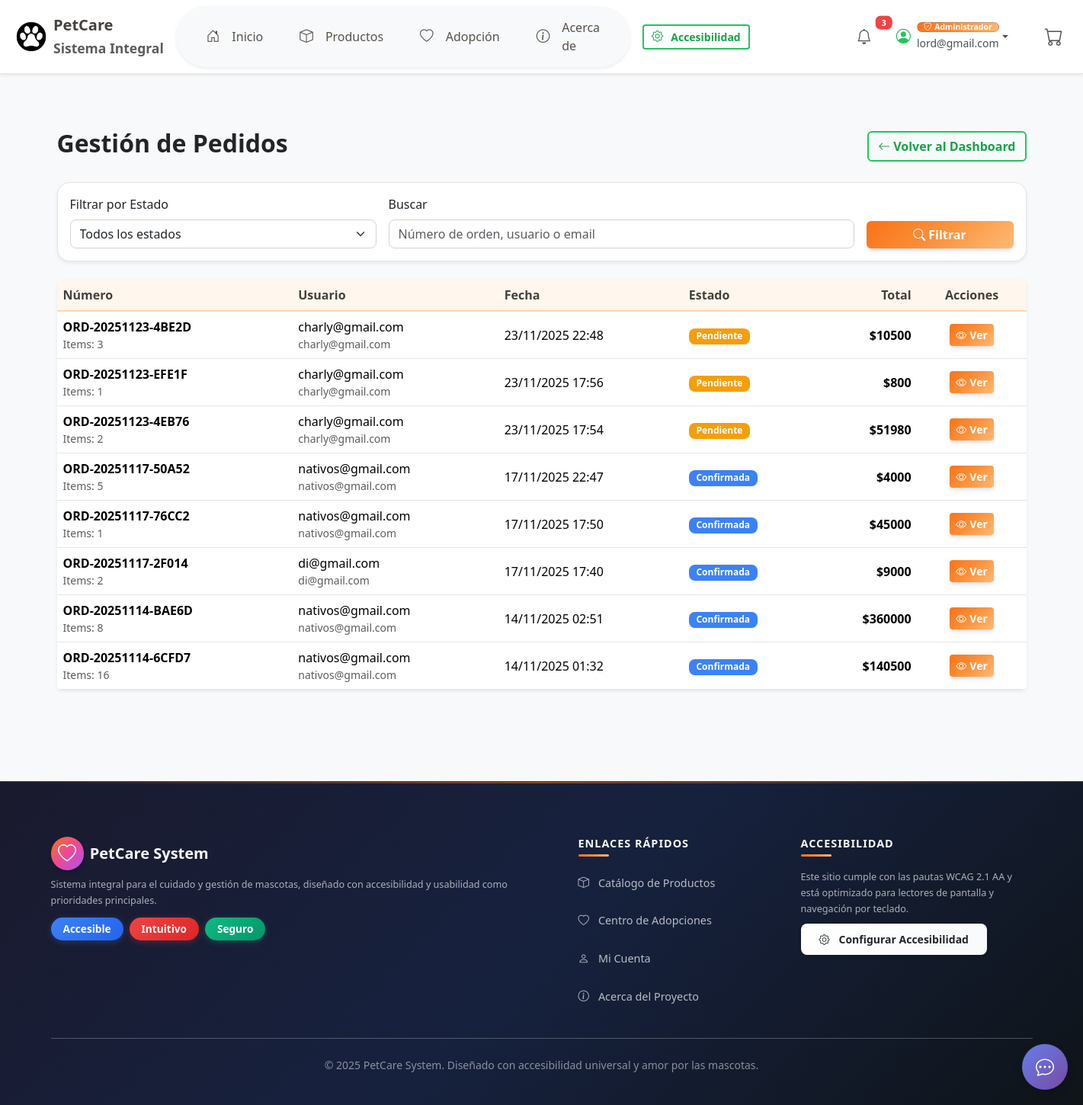
Page /orders/admin/ (signed in) on the committed database.
### orders/models.py (models this page shows, shortened)
class Order(models.Model):
    user = models.ForeignKey(
        settings.AUTH_USER_MODEL,
        on_delete=models.CASCADE,
        related_name='orders',
        verbose_name=_("Usuario")
    )
    order_number = models.CharField(
        _("Número de Orden"),
        max_length=20,
        unique=True,
        db_index=True,
        editable=False
    )
    status = models.CharField(
        _("Estado"),
        max_length=20,
        choices=OrderStatus.choices,
        default=OrderStatus.PENDING
    )
    total = models.DecimalField(
        _("Total"),
        max_digits=10,
        decimal_places=2,
        default=0
    )
    shipping_address = models.TextField(
        _("Dirección de Envío"),
        max_length=500,
        blank=True
    )
    shipping_city = models.CharField(
        _("Ciudad"),
        max_length=100,
        blank=True
    )
    shipping_postal_code = models.CharField(
        _("Código Postal"),
        max_length=20,
        blank=True
    )
    notes = models.TextField(
        _("Notas"),
        max_length=500,
        blank=True
    )
    created_at = models.DateTimeField(_("Fecha de Creación"), auto_now_add=True)
    updated_at = models.DateTimeField(_("Fecha de Actualización"), auto_now=True)
    class Meta:
        ordering = ['-created_at']
        verbose_name = _("Orden")
        verbose_name_plural = _("Órdenes")
    @property
    def total_items(self):
        return sum(item.quantity for item in self.items.all())

class OrderItem(models.Model):
    order = models.ForeignKey(
        Order,
        on_delete=models.CASCADE,
        related_name='items',
        verbose_name=_("Orden")
    )
    product = models.ForeignKey(
        Product,
        on_delete=models.PROTECT,
        related_name='order_items',
        verbose_name=_("Producto")
    )
    quantity = models.PositiveIntegerField(_("Cantidad"), default=1)
    price = models.DecimalField(
        _("Precio Unitario"),
        max_digits=10,
        decimal_places=2
    )
    created_at = models.DateTimeField(_("Fecha de Creación"), auto_now_add=True)
    class Meta:
        ordering = ['created_at']
        verbose_name = _("Item de Orden")
        verbose_name_plural = _("Items de Orden")

### orders/views.py (the view)
# urls.py: path("admin/", views.admin_order_list, name="admin_order_list"),
@staff_member_required
def admin_order_list(request):
    orders = Order.objects.all().select_related('user').prefetch_related('items__product')
    status_filter = request.GET.get('status', '')
    if status_filter:
        orders = orders.filter(status=status_filter)
    search = request.GET.get('search', '')
    if search:
        orders = orders.filter(
            Q(order_number__icontains=search) |
            Q(user__username__icontains=search) |
            Q(user__email__icontains=search)
        )
    paginator = Paginator(orders, 20)
    page_number = request.GET.get('page')
    page_obj = paginator.get_page(page_number)
    context = {
        'orders': page_obj,
        'page_obj': page_obj,
        'status_filter': status_filter,
        'search': search,
        'status_choices': OrderStatus.choices,
    }
    return render(request, 'orders/admin_order_list.html', context)

### templates/orders/admin_order_list.html (shortened to what this page needs)
{% extends "base.html" %}
{% load static %}
{% load humanize %}
{% load i18n %}
{% block content %}
<div class="container my-5">
    <div class="d-flex justify-content-between align-items-center mb-4">
        <h2 class="fw-bold">{% trans "Gestión de Pedidos" %}</h2>
        <a href="{% url 'dashboard:index' %}" class="btn btn-outline-secondary">
            <i class="bi bi-arrow-left me-1"></i>{% trans "Volver al Dashboard" %}
        </a>
    </div>
    <div class="card shadow-sm mb-4">
        <div class="card-body">
            <form method="get" class="row g-3">
                <div class="col-md-4">
                    <label for="status" class="form-label">{% trans "Filtrar por Estado" %}</label>
                    <select name="status" id="status" class="form-select">
                        <option value="">{% trans "Todos los estados" %}</option>
                    </select>
                </div>
                <div class="col-md-6">
                    <label for="search" class="form-label">{% trans "Buscar" %}</label>
                    <input type="text" name="search" id="search" class="form-control"
                           placeholder="{% trans 'Número de orden, usuario o email' %}"
                           value="{{ search }}">
                </div>
                <div class="col-md-2 d-flex align-items-end">
                    <button type="submit" class="btn btn-primary w-100">
                        <i class="bi bi-search me-1"></i>{% trans "Filtrar" %}
                    </button>
                </div>
            </form>
        </div>
    </div>
    {% if orders %}
    <div class="table-responsive shadow-sm bg-white rounded">
        <table class="table table-hover align-middle mb-0">
            <thead class="table-light">
                <tr>
                    <th>{% trans "Número" %}</th>
                    <th>{% trans "Usuario" %}</th>
                    <th>{% trans "Fecha" %}</th>
                    <th>{% trans "Estado" %}</th>
                    <th class="text-end">{% trans "Total" %}</th>
                    <th class="text-center">{% trans "Acciones" %}</th>
                </tr>
            </thead>
            <tbody>
                {% for order in orders %}
                <tr>
                    <td>
                        <div class="fw-bold">{{ order.order_number }}</div>
                        <div class="small text-muted">{% trans "Items:" %} {{ order.total_items }}</div>
                    </td>
                    <td>
                        <div>{{ order.user.username }}</div>
                        <div class="small text-muted">{{ order.user.email }}</div>
                    </td>
                    <td>{{ order.created_at|date:"d/m/Y H:i" }}</td>
                    <td>
                        <span class="badge
                            {% if order.status == 'PENDING' %}bg-warning
                            {% elif order.status == 'CONFIRMED' %}bg-info
                            {% elif order.status == 'PROCESSING' %}bg-primary
                            {% elif order.status == 'SHIPPED' %}bg-secondary
                            {% elif order.status == 'DELIVERED' %}bg-success
                            {% elif order.status == 'CANCELLED' %}bg-danger
                            {% endif %}">
                            {{ order.get_status_display }}
                        </span>
                    </td>
                    <td class="text-end fw-bold">${{ order.total|floatformat:0 }}</td>
                    <td class="text-center">
                        <a href="{% url 'orders:admin_order_detail' order.id %}" class="btn btn-sm btn-primary">
                            <i class="bi bi-eye me-1"></i>{% trans "Ver" %}
                        </a>
                    </td>
                </tr>
                {% endfor %}
            </tbody>
        </table>
    </div>
    {% else %}
    <div class="alert alert-info text-center shadow-sm" role="alert">
        <i class="bi bi-inbox display-1 text-primary"></i>
        <h4 class="alert-heading mt-3">{% trans "No hay pedidos" %}</h4>
        <p>{% trans "No se encontraron pedidos con los filtros seleccionados." %}</p>
    </div>
    {% endif %}
</div>
{% endblock %}

### templates/base.html (shortened to what this page needs)
{% load static %}
{% load i18n %}
{% load cart_tags %}
{% load accounts_tags %}
<!DOCTYPE html>
<html lang="{{ request.LANGUAGE_CODE }}">
<head>
    <link href="https://cdn.jsdelivr.net/npm/bootstrap@5.3.3/dist/css/bootstrap.min.css" rel="stylesheet" />
    <link href="https://cdn.jsdelivr.net/npm/bootstrap-icons@1.11.3/font/bootstrap-icons.css" rel="stylesheet" />
    <link rel="stylesheet" href="{% static 'css/colors.css' %}" />
    <link rel="stylesheet" href="{% static 'css/bootstrap-overrides.css' %}" />
    <link rel="stylesheet" href="{% static 'css/style.css' %}" />
    <link rel="stylesheet" href="{% static 'css/accessibility.css' %}" />
    <link rel="stylesheet" href="{% static 'css/base.css' %}" />
    {% if OPENAI_ENABLED %}
    <link rel="stylesheet" href="{% static 'css/chatbot.css' %}" />
    {% endif %}
</head>
<body class="bg-light">
    {% get_cart as current_cart %}
    <nav class="navbar navbar-expand-lg bg-white shadow-sm p-2 d-none d-lg-block"
        style="position: relative; z-index: 1030;">
        <div class="container-fluid" style="position: relative;">
            <a class="navbar-brand d-flex align-items-center" href="{% url 'home' %}">
                <img src="{% static 'img/png/Icono1.png' %}" alt="PetCare Logo" style="width: 42px" />
                <span class="ms-2">
                    <span class="fw-bold">PetCare</span><br />
                    <small class="text-muted">Sistema Integral</small>
                </span>
            </a>
            <div class="mx-auto rounded-pill bg-light shadow-sm px-4 py-2 d-flex gap-3 align-items-center">
                <a class="nav-link {% if request.resolver_match.url_name == 'home' %}active fw-bold{% endif %} d-flex align-items-center"
                    href="{% url 'home' %}">
                    <i class="bi bi-house-door" aria-hidden="true"></i> <span class="ms-2">Inicio</span>
                </a>
                <a class="nav-link {% if request.resolver_match.app_name == 'catalog' %}active fw-bold{% endif %} d-flex align-items-center"
                    href="{% url 'catalog:product_list' %}">
                    <i class="bi bi-box" aria-hidden="true"></i> <span class="ms-2">Productos</span>
                </a>
                <a class="nav-link {% if request.resolver_match.app_name == 'adoption' %}active fw-bold{% endif %} d-flex align-items-center"
                    href="{% url 'adoption:list'%}">
                    <i class="bi bi-heart" aria-hidden="true"></i> <span class="ms-2">Adopción</span>
                </a>
                <a class="nav-link {% if request.resolver_match.url_name == 'about' %}active fw-bold{% endif %} d-flex align-items-center"
                    href="{% url 'about' %}">
                    <i class="bi bi-info-circle" aria-hidden="true"></i> <span class="ms-2">Acerca de</span>
                </a>
            </div>
            <div class="d-flex align-items-center gap-2 ms-3">
                <a class="btn btn-outline-secondary btn-sm d-flex align-items-center" href="{% url 'accessibility' %}">
                    <i class="bi bi-gear me-1" aria-hidden="true"></i><span>Accesibilidad</span>
                </a>
                <div id="google_translate_element" class="me-2" style="display: block; min-width: 100px; min-height: 30px;"></div>
                {% if request.user.is_authenticated %}
                {% get_unread_notifications_count request.user as unread_count %}
                <a class="nav-link position-relative me-2" href="{% url 'accounts:notifications' %}"
                    aria-label="{% trans 'Ver notificaciones' %}">
                    <i class="bi bi-bell fs-5" aria-hidden="true"></i>
                    {% if unread_count > 0 %}
                    <span class="position-absolute top-0 start-100 translate-middle badge r
                            ounded-pill bg-danger border border-light" style="font-size: 0.65em;">
                        {{ unread_count }}
                    </span>
                    {% endif %}
                </a>
                <div class="dropdown me-3">
                    <a class="d-flex align-items-center text-decoration-none dropdown-toggle" href="#" role="button"
                        id="userDropdown" data-bs-toggle="dropdown" data-bs-auto-close="true" aria-expanded="false"
                        style="color: #495057; cursor: pointer; white-space: nowrap;">
                        <i class="bi bi-person-circle me-2 text-success" style="font-size: 1.2rem;"></i>
                        <div class="d-flex flex-column align-items-start">
                            {% if request.user.is_staff %}
                            <span
                                class="badge bg-primary bg-opacity-10 text-primary border border-primary border-opacity-25 rounded-pill px-2 py-0 mb-1"
                                style="font-size: 0.65rem; font-weight: 600; color: #ffffff !important;">
                                <i class="bi bi-shield-check me-1"></i>Administrador
                            </span>
                            {% endif %}
                            <span class="small" style="font-weight: 500;">{{request.user.email|default:request.user.username }}</span>
                        </div>
                    </a>
                                {% get_unread_notifications_count request.user as unread_count %}
                </div>
                {% endif %}
                <a class="nav-link position-relative ms-2" href="{% url 'cart:cart_detail' %}"
                    aria-label="{% trans 'Ver carrito de compras' %}">
                    <i class="bi bi-cart fs-4" aria-hidden="true"></i>
                </a>
            </div>
        </div>
    </nav>
                            {% get_current_language as LANGUAGE_CODE %}
                            {% get_available_languages as LANGUAGES %}
                            {% get_language_info_list for LANGUAGES as languages %}
    <main class="container py-4">
        {% block content %}{% endblock %}
    </main>
    <footer class="footer-dark text-white mt-5 pt-5 pb-3">
        <div class="container-lg py-4">
            <div class="row gy-4">
                <div class="col-md-6 d-flex flex-column align-items-start">
                    <div class="d-flex align-items-center mb-2">
                        <div class="logo-footer d-flex align-items-center justify-content-center rounded-circle me-2"
                            style="width: 2.7rem; height: 2.7rem; background: var(--gradient-warm); box-shadow: var(--shadow-md);">
                            <i class="bi bi-heart fs-4 text-white" role="img"
                                aria-label="{% trans 'Icono de corazón' %}"></i>
                        </div>
                        <span class="fs-5 fw-bold text-light">PetCare System</span>
                    </div>
                    <p class="mb-2 small text-start">
                    </p>
                    <div class="d-flex gap-2 mt-1">
                        <span class="badge rounded-pill badge-accesible">Accesible</span>
                        <span class="badge rounded-pill badge-intuitivo">Intuitivo</span>
                        <span class="badge rounded-pill badge-seguro">Seguro</span>
                    </div>
                </div>
                <div class="col-md-3 px-lg-5 text-start">
                    <h6 class="fw-bold mb-3 text-light">Enlaces Rápidos</h6>
                    <ul class="list-unstyled">
                        <li><a href="{% url 'catalog:product_list' %}" class="text-decoration-none"><i class="bi bi-box me-1" aria-hidden="true"></i>Catálogo de Productos</a></li>
                        <li><a href="{% url 'adoption:list'%}" class="text-decoration-none"><i class="bi bi-heart me-1" aria-hidden="true"></i>Centro de Adopciones</a></li>
                        <li><a href="{% url 'accounts:profile' %}" class="text-decoration-none"><i class="bi bi-person me-1" aria-hidden="true"></i>Mi Cuenta</a></li>
                        <li><a href="{% url 'about' %}" class="text-decoration-none"><i class="bi bi-info-circle me-1" aria-hidden="true"></i>Acerca del Proyecto</a></li>
                    </ul>
                </div>
                <div class="col-md-3 text-start">
                    <h6 class="fw-bold mb-3 text-light">Accesibilidad</h6>
                    <p class="small mb-2">
                    </p>
                    <a href="{% url 'accessibility' %}" class="btn btn-light shadow-sm btn-sm">
                        <i class="bi bi-gear me-1" aria-hidden="true"></i>Configurar Accesibilidad
                    </a>
                </div>
            </div>
            <hr class="my-4" style="border-color: rgba(255, 255, 255, 0.25);" />
            <div class="text-center small">
                {% now "Y" as current_year %}
            </div>
        </div>
    </footer>
    {% if OPENAI_ENABLED %}
    <div id="chatbot-widget" class="chatbot-widget">
        <div id="chatbot-toggle" class="chatbot-toggle">
            <i class="bi bi-chat-dots"></i>
        </div>
    </div>
    {% endif %}
</body>
</html>

### rows in the picture
Order: order_number "ORD-20251123-4BE2D", total_items "3", user.username "charly@gmail.com", user.email "charly@gmail.com", created_at "23/11/2025 22:48", status "Pendiente", total "10500"
Order: order_number "ORD-20251123-EFE1F", total_items "1", user.username "charly@gmail.com", user.email "charly@gmail.com", created_at "23/11/2025 17:56", status "Pendiente", total "800"
Order: order_number "ORD-20251123-4EB76", total_items "2", user.username "charly@gmail.com", user.email "charly@gmail.com", created_at "23/11/2025 17:54", status "Pendiente", total "51980"
Order: order_number "ORD-20251117-50A52", total_items "5", user.username "nativos@gmail.com", user.email "nativos@gmail.com", created_at "17/11/2025 22:47", status "Confirmada", total "4000"
Order: order_number "ORD-20251117-76CC2", total_items "1", user.username "nativos@gmail.com", user.email "nativos@gmail.com", created_at "17/11/2025 17:50", status "Confirmada", total "45000"
Order: order_number "ORD-20251117-2F014", total_items "2", user.username "di@gmail.com", user.email "di@gmail.com", created_at "17/11/2025 17:40", status "Confirmada", total "9000"
Order: order_number "ORD-20251114-BAE6D", total_items "8", user.username "nativos@gmail.com", user.email "nativos@gmail.com", created_at "14/11/2025 02:51", status "Confirmada", total "360000"
Order: order_number "ORD-20251114-6CFD7", total_items "16", user.username "nativos@gmail.com", user.email "nativos@gmail.com", created_at "14/11/2025 01:32", status "Confirmada", total "140500"

### other values in the picture
{{ unread_count }} "3"
{{ request.user.email|default:request.user.username }} "lord@gmail.com"
